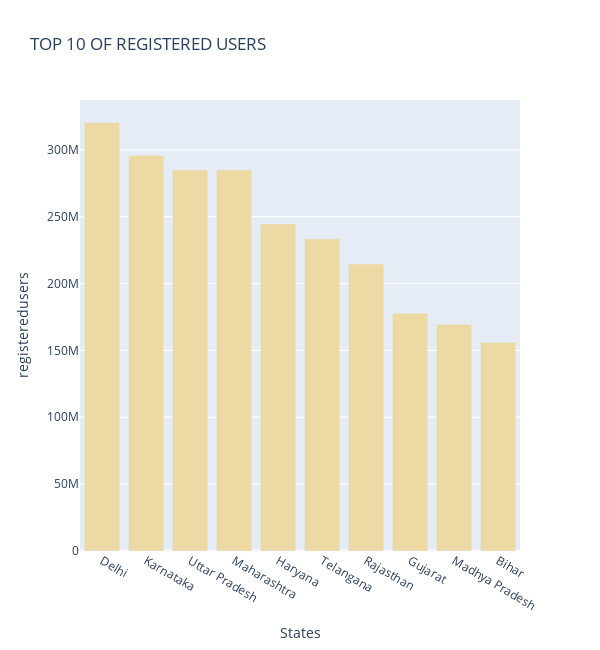
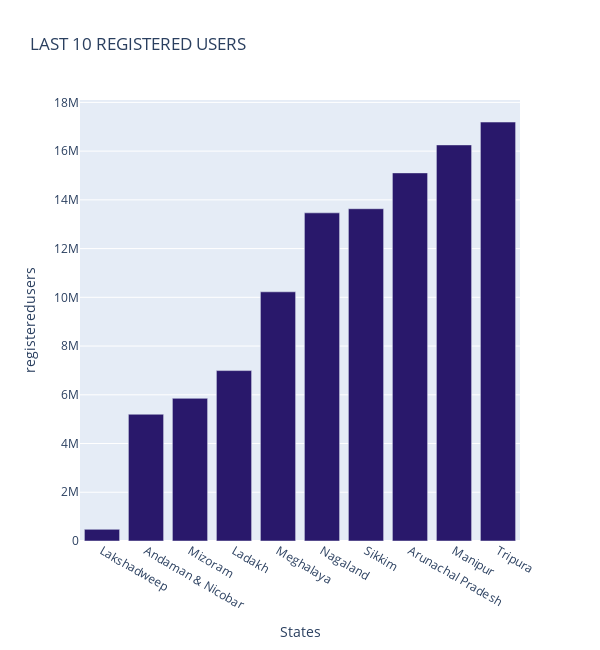
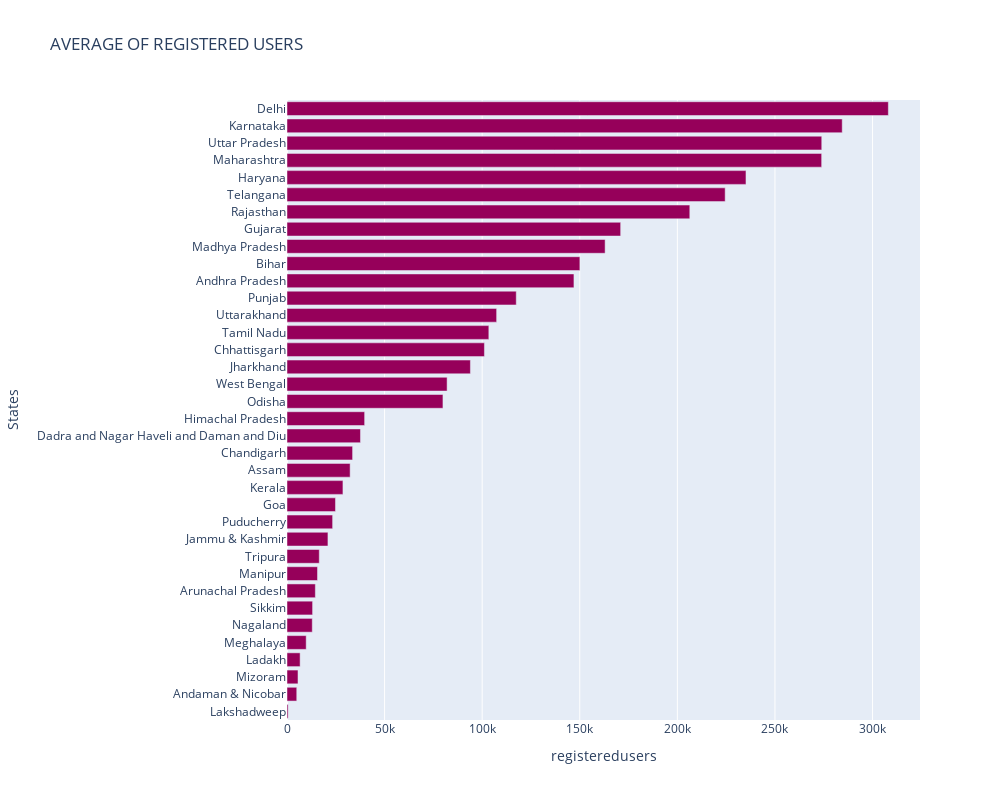

Here is the notebook cell these charts were saved with, in order:
### Code cell
top_chart_registered_users("top_user")

### Figure 1 — Plotly figure (JSON) as saved in the notebook; plotly's stock layout.template omitted (floating-point values rounded to 4 significant figures)
{"data": [{"alignmentgroup": "True", "hovertemplate": "<b>%{hovertext}</b><br><br>States=%{x}<br>registeredusers=%{y}<extra></extra>", "hovertext": ["Delhi", "Karnataka", "Uttar Pradesh", "Maharashtra", "Haryana", "Telangana", "Rajasthan", "Gujarat", "Madhya Pradesh", "Bihar"], "legendgroup": "", "marker": {"color": "rgb(237, 217, 163)", "pattern": {"shape": ""}}, "name": "", "offsetgroup": "", "orientation": "v", "showlegend": false, "textposition": "auto", "type": "bar", "x": ["Delhi", "Karnataka", "Uttar Pradesh", "Maharashtra", "Haryana", "Telangana", "Rajasthan", "Gujarat", "Madhya Pradesh", "Bihar"], "xaxis": "x", "y": [320417792, 295840788, 284928752, 284883880, 244560272, 233471560, 214625212, 177781708, 169502364, 156054416], "yaxis": "y"}], "layout": {"barmode": "relative", "height": 650, "legend": {"tracegroupgap": 0}, "title": {"text": "TOP 10 OF REGISTERED USERS"}, "width": 600, "xaxis": {"anchor": "y", "domain": [0, 1], "title": {"text": "States"}}, "yaxis": {"anchor": "x", "domain": [0, 1], "title": {"text": "registeredusers"}}}}

### Figure 2 — Plotly figure (JSON) as saved in the notebook; plotly's stock layout.template omitted (floating-point values rounded to 4 significant figures)
{"data": [{"alignmentgroup": "True", "hovertemplate": "<b>%{hovertext}</b><br><br>States=%{x}<br>registeredusers=%{y}<extra></extra>", "hovertext": ["Lakshadweep", "Andaman & Nicobar", "Mizoram", "Ladakh", "Meghalaya", "Nagaland", "Sikkim", "Arunachal Pradesh", "Manipur", "Tripura"], "legendgroup": "", "marker": {"color": "rgb(41, 24, 107)", "pattern": {"shape": ""}}, "name": "", "offsetgroup": "", "orientation": "v", "showlegend": false, "textposition": "auto", "type": "bar", "x": ["Lakshadweep", "Andaman & Nicobar", "Mizoram", "Ladakh", "Meghalaya", "Nagaland", "Sikkim", "Arunachal Pradesh", "Manipur", "Tripura"], "xaxis": "x", "y": [478132, 5202152, 5854832, 6993076, 10225652, 13466432, 13635164, 15106216, 16254704, 17192776], "yaxis": "y"}], "layout": {"barmode": "relative", "height": 650, "legend": {"tracegroupgap": 0}, "title": {"text": "LAST 10 REGISTERED USERS"}, "width": 600, "xaxis": {"anchor": "y", "domain": [0, 1], "title": {"text": "States"}}, "yaxis": {"anchor": "x", "domain": [0, 1], "title": {"text": "registeredusers"}}}}

### Figure 3 — Plotly figure (JSON) as saved in the notebook; plotly's stock layout.template omitted (floating-point values rounded to 4 significant figures)
{"data": [{"alignmentgroup": "True", "hovertemplate": "<b>%{hovertext}</b><br><br>registeredusers=%{x}<br>States=%{y}<extra></extra>", "hovertext": ["Lakshadweep", "Andaman & Nicobar", "Mizoram", "Ladakh", "Meghalaya", "Nagaland", "Sikkim", "Arunachal Pradesh", "Manipur", "Tripura", "Jammu & Kashmir", "Puducherry", "Goa", "Kerala", "Assam", "Chandigarh", "Dadra and Nagar Haveli and Daman and Diu", "Himachal Pradesh", "Odisha", "West Bengal", "Jharkhand", "Chhattisgarh", "Tamil Nadu", "Uttarakhand", "Punjab", "Andhra Pradesh", "Bihar", "Madhya Pradesh", "Gujarat", "Rajasthan", "Telangana", "Haryana", "Maharashtra", "Uttar Pradesh", "Karnataka", "Delhi"], "legendgroup": "", "marker": {"color": "rgb(150,0,90)", "pattern": {"shape": ""}}, "name": "", "offsetgroup": "", "orientation": "h", "showlegend": false, "textposition": "auto", "type": "bar", "x": [574.7, 5002.0, 5630.0, 6724.0, 9832.0, 12950.0, 13110.0, 14530.0, 15630.0, 16530.0, 20980.0, 23370.0, 24830.0, 28660.0, 32350.0, 33610.0, 37640.0, 39780.0, 79900.0, 82020.0, 93970.0, 101200.0, 103400.0, 107400.0, 117500.0, 147000.0, 150100.0, 163000.0, 170900.0, 206400.0, 224500.0, 235200.0, 273900.0, 274000.0, 284500.0, 308100.0], "xaxis": "x", "y": ["Lakshadweep", "Andaman & Nicobar", "Mizoram", "Ladakh", "Meghalaya", "Nagaland", "Sikkim", "Arunachal Pradesh", "Manipur", "Tripura", "Jammu & Kashmir", "Puducherry", "Goa", "Kerala", "Assam", "Chandigarh", "Dadra and Nagar Haveli and Daman and Diu", "Himachal Pradesh", "Odisha", "West Bengal", "Jharkhand", "Chhattisgarh", "Tamil Nadu", "Uttarakhand", "Punjab", "Andhra Pradesh", "Bihar", "Madhya Pradesh", "Gujarat", "Rajasthan", "Telangana", "Haryana", "Maharashtra", "Uttar Pradesh", "Karnataka", "Delhi"], "yaxis": "y"}], "layout": {"barmode": "relative", "height": 800, "legend": {"tracegroupgap": 0}, "title": {"text": "AVERAGE OF REGISTERED USERS"}, "width": 1000, "xaxis": {"anchor": "y", "domain": [0, 1], "title": {"text": "registeredusers"}}, "yaxis": {"anchor": "x", "domain": [0, 1], "title": {"text": "States"}}}}
